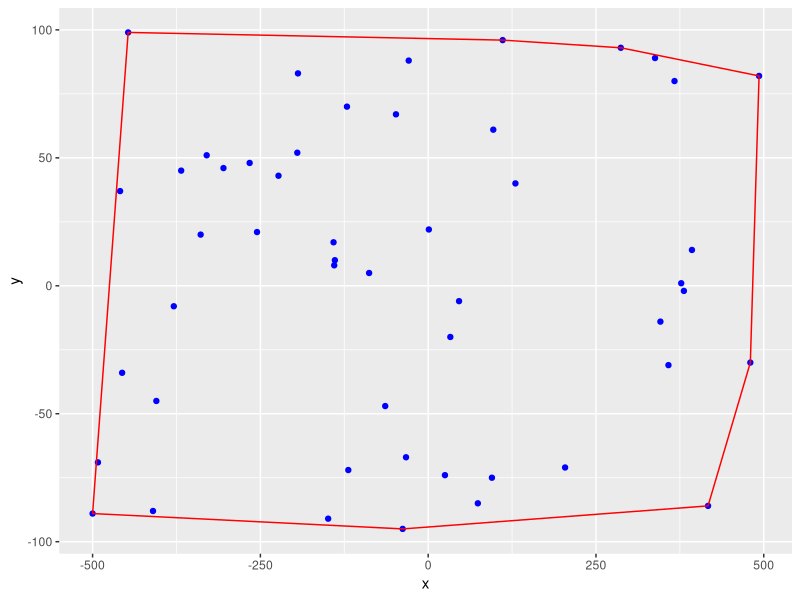

This figure's R source:
#R version 3.2.0 (2015-04-16) -- "Full of Ingredients"
#Plotting Convex HULL with ggplot2 in R

library(ggplot2)
x<-sample(-500:500,50)  # ramdom sampling 50 values between -500 to 500 

y<-sample(-100:100,50)

df<-data.frame(x,y) #combining x,y to dataframe

hull<-df[chull(df),] #chull(convex hull) function from package 'grDevices' this provide the points which constitues hull

hull<-rbind(hull,hull[1,]) #adding first value of hull dataframe to itself (useful to draw closed path)

ggplot()+geom_point(data=df,aes(x,y),color="blue")+geom_path(data=hull,aes(x,y),color="red") # plotting points and boundary
